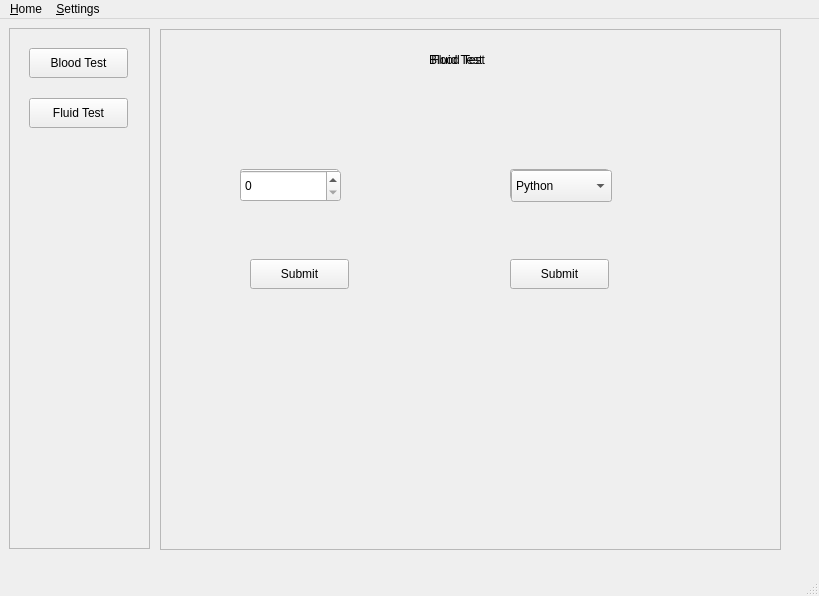
<?xml version="1.0" encoding="UTF-8"?>
<ui version="4.0">
 <class>MainWindow</class>
 <widget class="QMainWindow" name="MainWindow">
  <property name="geometry">
   <rect>
    <x>0</x>
    <y>0</y>
    <width>819</width>
    <height>596</height>
   </rect>
  </property>
  <property name="windowTitle">
   <string>MainWindow</string>
  </property>
  <widget class="QWidget" name="centralwidget">
   <widget class="QFrame" name="frame">
    <property name="geometry">
     <rect>
      <x>9</x>
      <y>9</y>
      <width>141</width>
      <height>521</height>
     </rect>
    </property>
    <property name="frameShape">
     <enum>QFrame::StyledPanel</enum>
    </property>
    <property name="frameShadow">
     <enum>QFrame::Raised</enum>
    </property>
    <widget class="QPushButton" name="btnbt">
     <property name="geometry">
      <rect>
       <x>20</x>
       <y>20</y>
       <width>99</width>
       <height>30</height>
      </rect>
     </property>
     <property name="text">
      <string>Blood Test</string>
     </property>
    </widget>
    <widget class="QPushButton" name="btnft">
     <property name="geometry">
      <rect>
       <x>20</x>
       <y>70</y>
       <width>99</width>
       <height>30</height>
      </rect>
     </property>
     <property name="text">
      <string>Fluid Test</string>
     </property>
    </widget>
   </widget>
   <widget class="QFrame" name="frame_2">
    <property name="geometry">
     <rect>
      <x>160</x>
      <y>10</y>
      <width>621</width>
      <height>521</height>
     </rect>
    </property>
    <property name="frameShape">
     <enum>QFrame::StyledPanel</enum>
    </property>
    <property name="frameShadow">
     <enum>QFrame::Raised</enum>
    </property>
    <widget class="QLabel" name="framelabel">
     <property name="geometry">
      <rect>
       <x>240</x>
       <y>10</y>
       <width>114</width>
       <height>41</height>
      </rect>
     </property>
     <property name="text">
      <string>Blood Test</string>
     </property>
     <property name="alignment">
      <set>Qt::AlignCenter</set>
     </property>
    </widget>
    <widget class="QPushButton" name="btnled">
     <property name="geometry">
      <rect>
       <x>80</x>
       <y>140</y>
       <width>99</width>
       <height>30</height>
      </rect>
     </property>
     <property name="text">
      <string>OFF</string>
     </property>
    </widget>
    <widget class="QLabel" name="labelled">
     <property name="geometry">
      <rect>
       <x>80</x>
       <y>190</y>
       <width>121</width>
       <height>22</height>
      </rect>
     </property>
     <property name="text">
      <string/>
     </property>
    </widget>
    <widget class="QPushButton" name="btnmotor">
     <property name="geometry">
      <rect>
       <x>350</x>
       <y>140</y>
       <width>99</width>
       <height>30</height>
      </rect>
     </property>
     <property name="text">
      <string>OFF</string>
     </property>
    </widget>
    <widget class="QLabel" name="label">
     <property name="geometry">
      <rect>
       <x>350</x>
       <y>190</y>
       <width>161</width>
       <height>22</height>
      </rect>
     </property>
     <property name="text">
      <string/>
     </property>
    </widget>
   </widget>
   <widget class="QFrame" name="frame_3">
    <property name="geometry">
     <rect>
      <x>160</x>
      <y>10</y>
      <width>621</width>
      <height>521</height>
     </rect>
    </property>
    <property name="frameShape">
     <enum>QFrame::StyledPanel</enum>
    </property>
    <property name="frameShadow">
     <enum>QFrame::Raised</enum>
    </property>
    <widget class="QLabel" name="framelabel_2">
     <property name="geometry">
      <rect>
       <x>240</x>
       <y>10</y>
       <width>114</width>
       <height>41</height>
      </rect>
     </property>
     <property name="text">
      <string>Fluid Test</string>
     </property>
     <property name="alignment">
      <set>Qt::AlignCenter</set>
     </property>
    </widget>
    <widget class="QComboBox" name="comboBox">
     <property name="geometry">
      <rect>
       <x>351</x>
       <y>141</y>
       <width>101</width>
       <height>32</height>
      </rect>
     </property>
     <item>
      <property name="text">
       <string>Python</string>
      </property>
     </item>
     <item>
      <property name="text">
       <string>JAVA</string>
      </property>
     </item>
    </widget>
    <widget class="QSpinBox" name="spinBox">
     <property name="geometry">
      <rect>
       <x>80</x>
       <y>141</y>
       <width>101</width>
       <height>32</height>
      </rect>
     </property>
    </widget>
    <widget class="QLabel" name="labelcb">
     <property name="geometry">
      <rect>
       <x>350</x>
       <y>180</y>
       <width>141</width>
       <height>22</height>
      </rect>
     </property>
     <property name="text">
      <string/>
     </property>
    </widget>
    <widget class="QLabel" name="labelsb">
     <property name="geometry">
      <rect>
       <x>80</x>
       <y>180</y>
       <width>121</width>
       <height>22</height>
      </rect>
     </property>
     <property name="text">
      <string/>
     </property>
    </widget>
    <widget class="QPushButton" name="btncb">
     <property name="geometry">
      <rect>
       <x>350</x>
       <y>230</y>
       <width>99</width>
       <height>30</height>
      </rect>
     </property>
     <property name="text">
      <string>Submit</string>
     </property>
    </widget>
    <widget class="QPushButton" name="btnsb">
     <property name="geometry">
      <rect>
       <x>90</x>
       <y>230</y>
       <width>99</width>
       <height>30</height>
      </rect>
     </property>
     <property name="text">
      <string>Submit</string>
     </property>
    </widget>
   </widget>
   <widget class="QFrame" name="frame_4">
    <property name="geometry">
     <rect>
      <x>160</x>
      <y>10</y>
      <width>621</width>
      <height>521</height>
     </rect>
    </property>
    <property name="frameShape">
     <enum>QFrame::StyledPanel</enum>
    </property>
    <property name="frameShadow">
     <enum>QFrame::Raised</enum>
    </property>
   </widget>
  </widget>
  <widget class="QMenuBar" name="menubar">
   <property name="geometry">
    <rect>
     <x>0</x>
     <y>0</y>
     <width>819</width>
     <height>26</height>
    </rect>
   </property>
   <widget class="QMenu" name="menu_Home">
    <property name="title">
     <string>&amp;Home</string>
    </property>
    <addaction name="action_Blood_Test"/>
    <addaction name="action_Fluid_Test"/>
    <addaction name="separator"/>
   </widget>
   <widget class="QMenu" name="menu_Settings">
    <property name="title">
     <string>&amp;Settings</string>
    </property>
    <addaction name="action_Close_Window"/>
   </widget>
   <addaction name="menu_Home"/>
   <addaction name="menu_Settings"/>
  </widget>
  <widget class="QStatusBar" name="statusBar"/>
  <action name="action_Blood_Test">
   <property name="text">
    <string>&amp;Blood Test</string>
   </property>
   <property name="shortcut">
    <string>Ctrl+B</string>
   </property>
  </action>
  <action name="action_Fluid_Test">
   <property name="text">
    <string>&amp;Fluid Test</string>
   </property>
   <property name="shortcut">
    <string>Ctrl+F</string>
   </property>
  </action>
  <action name="action_Close_Window">
   <property name="text">
    <string>&amp;Close Window</string>
   </property>
   <property name="shortcut">
    <string>Ctrl+X</string>
   </property>
  </action>
 </widget>
 <resources/>
 <connections>
  <connection>
   <sender>btnbt</sender>
   <signal>clicked()</signal>
   <receiver>frame_2</receiver>
   <slot>show()</slot>
   <hints>
    <hint type="sourcelabel">
     <x>95</x>
     <y>81</y>
    </hint>
    <hint type="destinationlabel">
     <x>206</x>
     <y>82</y>
    </hint>
   </hints>
  </connection>
  <connection>
   <sender>btnft</sender>
   <signal>clicked()</signal>
   <receiver>frame_2</receiver>
   <slot>hide()</slot>
   <hints>
    <hint type="sourcelabel">
     <x>110</x>
     <y>128</y>
    </hint>
    <hint type="destinationlabel">
     <x>160</x>
     <y>111</y>
    </hint>
   </hints>
  </connection>
  <connection>
   <sender>btnft</sender>
   <signal>clicked()</signal>
   <receiver>frame_3</receiver>
   <slot>show()</slot>
   <hints>
    <hint type="sourcelabel">
     <x>102</x>
     <y>127</y>
    </hint>
    <hint type="destinationlabel">
     <x>165</x>
     <y>167</y>
    </hint>
   </hints>
  </connection>
  <connection>
   <sender>comboBox</sender>
   <signal>currentTextChanged(QString)</signal>
   <receiver>labelcb</receiver>
   <slot>setText(QString)</slot>
   <hints>
    <hint type="sourcelabel">
     <x>559</x>
     <y>204</y>
    </hint>
    <hint type="destinationlabel">
     <x>559</x>
     <y>223</y>
    </hint>
   </hints>
  </connection>
  <connection>
   <sender>spinBox</sender>
   <signal>valueChanged(int)</signal>
   <receiver>labelsb</receiver>
   <slot>setNum(int)</slot>
   <hints>
    <hint type="sourcelabel">
     <x>301</x>
     <y>203</y>
    </hint>
    <hint type="destinationlabel">
     <x>302</x>
     <y>225</y>
    </hint>
   </hints>
  </connection>
  <connection>
   <sender>btnbt</sender>
   <signal>clicked()</signal>
   <receiver>frame_3</receiver>
   <slot>hide()</slot>
   <hints>
    <hint type="sourcelabel">
     <x>41</x>
     <y>71</y>
    </hint>
    <hint type="destinationlabel">
     <x>170</x>
     <y>235</y>
    </hint>
   </hints>
  </connection>
 </connections>
</ui>
